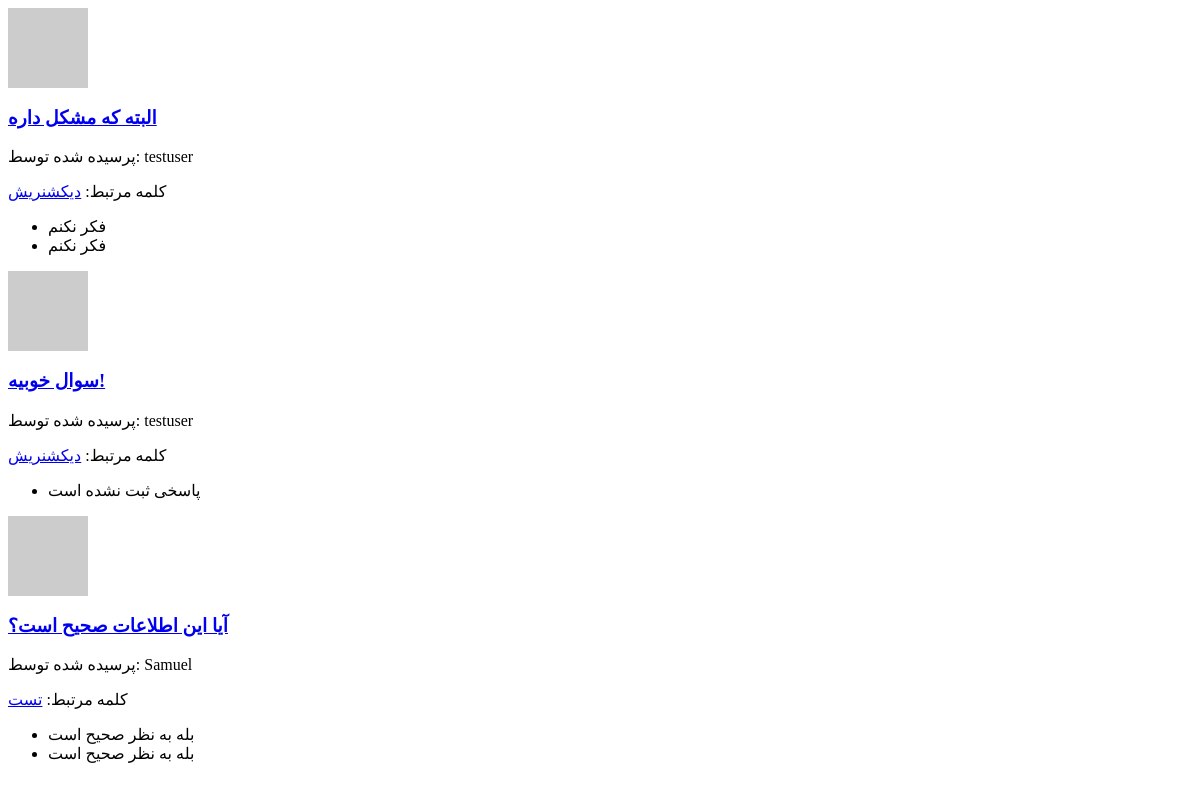
The page /discussion/ on the database as committed earlier.
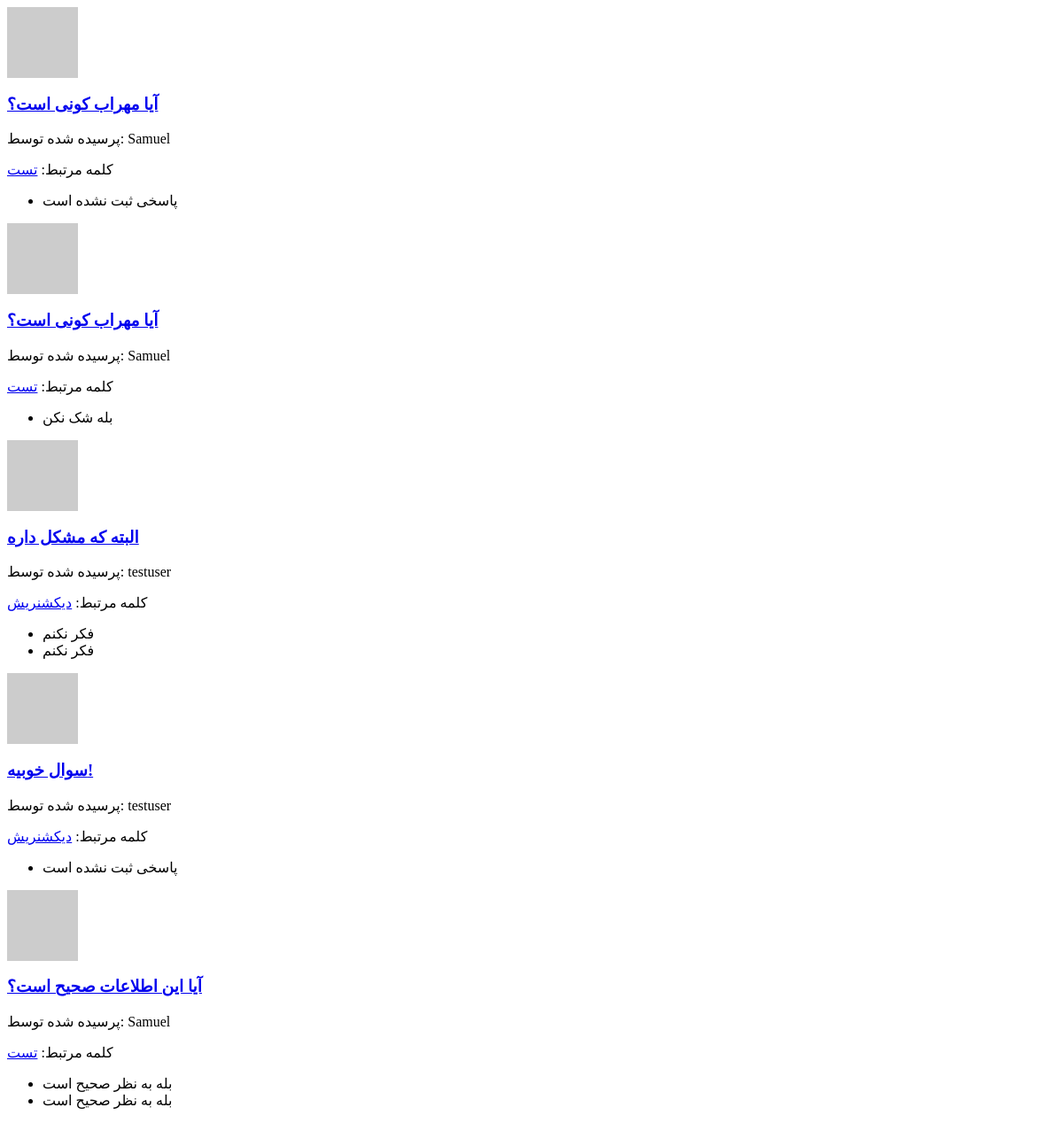
The same page on the database as committed later.
### Word/models.py (models this page shows, shortened)
class Ask(models.Model):
    ask_to = models.ForeignKey(Words, on_delete=models.CASCADE, null=True, blank=True)
    user = models.ForeignKey(User, on_delete=models.CASCADE, null=True, blank=True)  # اینجا تغییر کرد
    question = models.TextField()
    class Meta:
        verbose_name = 'سوال'
        verbose_name_plural = 'سوالات'

class Words(models.Model):
    STATUS_CHOICES = [
        ('d', 'پیش نویس'),
        ('p', 'منتشر شده'),
        ('r', 'رد شده'),  # اضافه کردن وضعیت رد شده
    ]
    user = models.ForeignKey(User, on_delete=models.CASCADE, null=True, blank=True)
    word = models.CharField(max_length=50, verbose_name="کلمه")
    slug = models.SlugField(max_length=50, unique=True, editable=False)  # Slug فقط در ایجاد ساخته شود
    meaning = models.TextField()
    example = models.TextField()
    status = models.CharField(max_length=10, choices=STATUS_CHOICES, default='d')
    class Meta:
        verbose_name = 'کلمه'
        verbose_name_plural = 'کلمه‌ها'

class Response(models.Model):
    user = models.ForeignKey(User, on_delete=models.CASCADE, null=True, blank=True)  # مقدار دیفالت نمی‌خواهد
    response_to = models.ForeignKey(Ask, on_delete=models.CASCADE)
    response = models.TextField()
    class Meta:
        verbose_name = 'پاسخ'
        verbose_name_plural = 'پاسخ‌ها'

### Authentication/models.py (models this page shows, shortened)
class User(AbstractUser):
    email = models.EmailField(unique=True, validators=[validate_email_domain])
    bio = models.TextField(blank=True , max_length=100)
    hits = models.ManyToManyField(IPAddress, related_name="hits", blank=True, editable=False)
    score = models.IntegerField(default=0, editable=False)
    is_banned = models.BooleanField(default=False, editable=False)
    class Meta:
        verbose_name = "حساب"
        verbose_name_plural = "حساب ها"

### Zabanzad/views.py (the view)
# urls.py: path("discussion/",view=Discussion,name="AskQuestion"),
def Discussion(request):
    latest_questions = Ask.objects.all().order_by('-id')[:50]
    questions_with_responses = latest_questions.prefetch_related(
        Prefetch(
            'response_set',
            queryset=Response.objects.all().order_by('id')[:2],  # دو پاسخ اول
            to_attr='responses'
        )
    )
    questions_with_avatars_and_words = []
    for question in questions_with_responses:
        avatar_url = get_gravatar_url(question.user.email)
        word_link = question.ask_to  # فرض بر این است که هر سوال به یک کلمه مرتبط است
        questions_with_avatars_and_words.append({
            'question': question,
            'avatar': avatar_url,
            'word_link': word_link
        })
    return render(request, 'Word/discussion.html', {'questions': questions_with_avatars_and_words})

### Authentication/utils.py (called while the page is built)
def get_gravatar_url(email, size=100):
    email_hash = hashlib.md5(email.strip().lower().encode()).hexdigest()
    return f"https://www.gravatar.com/avatar/{email_hash}?s={size}&d=identicon"

### Home/Middleware.py (called while the page is built)
    def __call__(self, request):
        x_forwarded_for = request.META.get('HTTP_X_FORWARDED_FOR')
        if x_forwarded_for:
            ip = x_forwarded_for.split(',')[0]
        else:
            ip = request.META.get('REMOTE_ADDR')
        ip_address, created = IPAddress.objects.update_or_create(
            ipAddr=ip,
            defaults={"last_seen": now()}  # به‌روزرسانی زمان آخرین بازدید
        )
        request.user.ip_address = ip_address  # اتصال IP به کاربر
        response = self.get_response(request)
        return response

### Templates/Word/discussion.html
{% for question_item in questions %}
    <div class="question-item">
        <img src="{{ question_item.avatar }}" alt="Gravatar of {{ question_item.question.user.username }}" class="gravatar">
        <h3>
            <a href="{% url 'Authentication:QuestionDetail' question_item.question.user.username question_item.question.id %}">{{ question_item.question.question }}</a>
        </h3>
        <p>پرسیده شده توسط: {{ question_item.question.user.username }}</p>
        <p>کلمه مرتبط: <a href="{% url 'Word:word_detail' question_item.word_link.slug %}">{{ question_item.word_link.word }}</a></p>
        <ul>
            {% for response in question_item.question.responses %}
                <li>{{ response.response }}</li>
            {% empty %}
                <li>پاسخی ثبت نشده است</li>
            {% endfor %}
        </ul>
    </div>
{% endfor %}

Rows that differ between the two databases and show on the page:
added Ask: question.question "آیا مهراب کونی است؟", question.user.username "Samuel", word_link.word "تست"
added Ask: question.question "آیا مهراب کونی است؟", question.user.username "Samuel", word_link.word "تست"
added Response: response "بله شک نکن", shown under "آیا مهراب کونی است؟"
